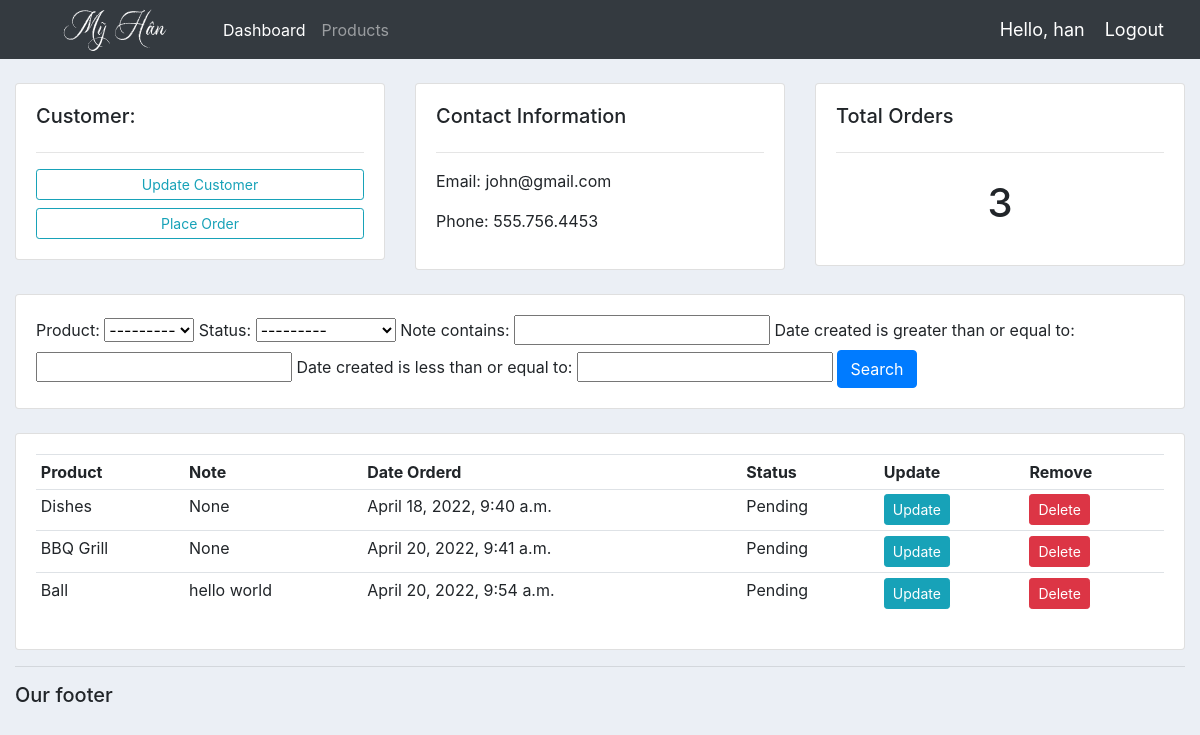
The app's page /customer/1/ (signed in) with its own data.
### accounts/models.py (models this page shows, shortened)
class Customer(models.Model):
	name = models.CharField(max_length=200, null=True)
	phone = models.CharField(max_length=200, null=True)
	email = models.CharField(max_length=200, null=True)
	date_created = models.DateTimeField(auto_now_add=True, null=True)

class Order(models.Model):
	STATUS = (
			('Pending', 'Pending'),
			('Out for delivery', 'Out for delivery'),
			('Delivered', 'Delivered'),
			)
	customer = models.ForeignKey(Customer, null=True, on_delete= models.SET_NULL)
	product = models.ForeignKey(Product, null=True, on_delete= models.SET_NULL)
	date_created = models.DateTimeField(auto_now_add=True, null=True)
	status = models.CharField(max_length=200, null=True, choices=STATUS)
	note = models.CharField(max_length=1000, null=True)

class Product(models.Model):
	CATEGORY = (
			('Indoor', 'Indoor'),
			('Out Door', 'Out Door'),
			)
	name = models.CharField(max_length=200, null=True)
	price = models.FloatField(null=True)
	category = models.CharField(max_length=200, null=True, choices=CATEGORY)
	description = models.CharField(max_length=200, null=True, blank=True)
	date_created = models.DateTimeField(auto_now_add=True, null=True)
	tags = models.ManyToManyField(Tag)
	def __str__(self):
		return self.name

### accounts/views.py (the view)
# urls.py: path('customer/<str:pk_test>/', views.customer, name="customer"),
@login_required(login_url='login')
def customer(request, pk_test):
	customer = Customer.objects.get(id=pk_test)
	orders = customer.order_set.all()
	order_count = orders.count()
	myFilter = OrderFilter(request.GET, queryset=orders)
	orders = myFilter.qs
	context = {'customer':customer, 'orders':orders, 'order_count':order_count, 'myFilter':myFilter}
	return render(request, 'accounts/customer.html',context)

### accounts/templates/accounts/customer.html
{%  extends 'accounts/main.html' %}
{% block content %}
	<br>
<div class="row">
	<div class="col-md">
		<div class="card card-body">
			<h5>Customer:</h5>
			<hr>
			<a class="btn btn-outline-info  btn-sm btn-block" href="">Update Customer</a>
			<a class="btn btn-outline-info  btn-sm btn-block" href="{% url 'create_order' customer.id %}">Place Order</a>
		</div>
	</div>
	<div class="col-md">
		<div class="card card-body">
			<h5>Contact Information</h5>
			<hr>
			<p>Email: {{customer.email}}</p>
			<p>Phone: {{customer.phone}}</p>
		</div>
	</div>
	<div class="col-md">
		<div class="card card-body">
			<h5>Total Orders</h5>
			<hr>
			<h1 style="text-align: center;padding: 10px">{{order_count}}</h1>
		</div>
	</div>
</div>
<br>
<div class="row">
	<div class="col">
		<div class="card card-body">
			<form method="get">
				{{myFilter.form}}
		    <button class="btn btn-primary" type="submit">Search</button>
		  </form>
		</div>
	</div>
</div>
<br>
<div class="row">
	<div class="col-md">
		<div class="card card-body">
			<table class="table table-sm">
				<tr>
					<th>Product</th>
					<th>Note</th>
					<th>Date Orderd</th>
					<th>Status</th>
					<th>Update</th>
					<th>Remove</th>
				</tr>
				{% for order in orders %}
					<tr>
						<td>{{order.product}}</td>
						<td>{{order.note}}</td>
						<td>{{order.date_created}}</td>
						<td>{{order.status}}</td>
						<td><a class="btn btn-sm btn-info" href="{% url 'update_order' order.id %}">Update</a></td>
						<td><a class="btn btn-sm btn-danger" href="{% url 'delete_order' order.id %}">Delete</a></td>
					</tr>
				{% endfor %}
			</table>
		</div>
	</div>
</div>
{% endblock %}

### accounts/templates/accounts/navbar.html (shortened to what this page needs)
{% load static %}
<nav class="navbar navbar-expand-lg navbar-dark bg-dark">
 <img src="{% static 'images/logo.png' %}">
  <div class="collapse navbar-collapse" id="navbarNav">
    <ul class="navbar-nav">
      <li class="nav-item active">
        <a class="nav-link" href="{% url 'home' %}">Dashboard</a>
      </li>
      <li class="nav-item">
        <a class="nav-link" href="{% url 'products' %}">Products</a>
      </li>
    </ul>
  </div>
  <span class="hello-msg">Hello, {{request.user}}</span>
  <span ><a  class="hello-msg" href="{% url 'logout' %}">Logout</a></span>
</nav>

### static/css/main.css (style rules this page uses)
body { background-color: #ebeff5; }

### accounts/templates/accounts/navbar.html (style rules this page uses)
.hello-msg { font-size: 18px; color: #fff; margin-right: 20px; }

### records on screen
Customer: email "john@gmail.com", phone "555.756.4453"
Order: product "Dishes", note "None", date_created "April 18, 2022, 9:40 a.m.", status "Pending"
Order: product "BBQ Grill", note "None", date_created "April 20, 2022, 9:41 a.m.", status "Pending"
Order: product "Ball", note "hello world", date_created "April 20, 2022, 9:54 a.m.", status "Pending"

### other values on screen
{{ request.user }} "han"
{{ order_count }} "3"
